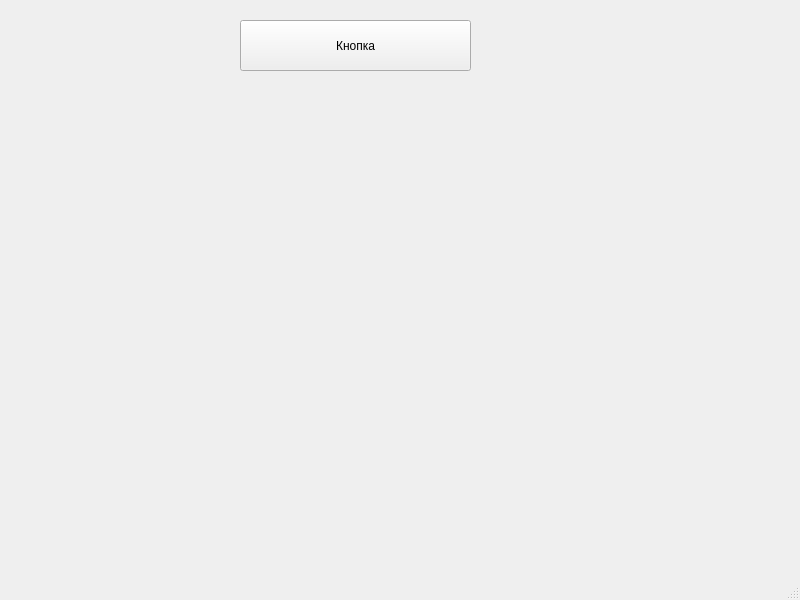
<?xml version="1.0" encoding="UTF-8"?>
<ui version="4.0">
 <class>MainWindow</class>
 <widget class="QMainWindow" name="MainWindow">
  <property name="geometry">
   <rect>
    <x>0</x>
    <y>0</y>
    <width>800</width>
    <height>600</height>
   </rect>
  </property>
  <property name="windowTitle">
   <string>MainWindow</string>
  </property>
  <widget class="QWidget" name="centralwidget">
   <widget class="QPushButton" name="btn">
    <property name="geometry">
     <rect>
      <x>240</x>
      <y>20</y>
      <width>231</width>
      <height>51</height>
     </rect>
    </property>
    <property name="text">
     <string>Кнопка</string>
    </property>
   </widget>
  </widget>
  <widget class="QMenuBar" name="menubar">
   <property name="geometry">
    <rect>
     <x>0</x>
     <y>0</y>
     <width>800</width>
     <height>26</height>
    </rect>
   </property>
  </widget>
  <widget class="QStatusBar" name="statusbar"/>
 </widget>
 <resources/>
 <connections/>
</ui>
